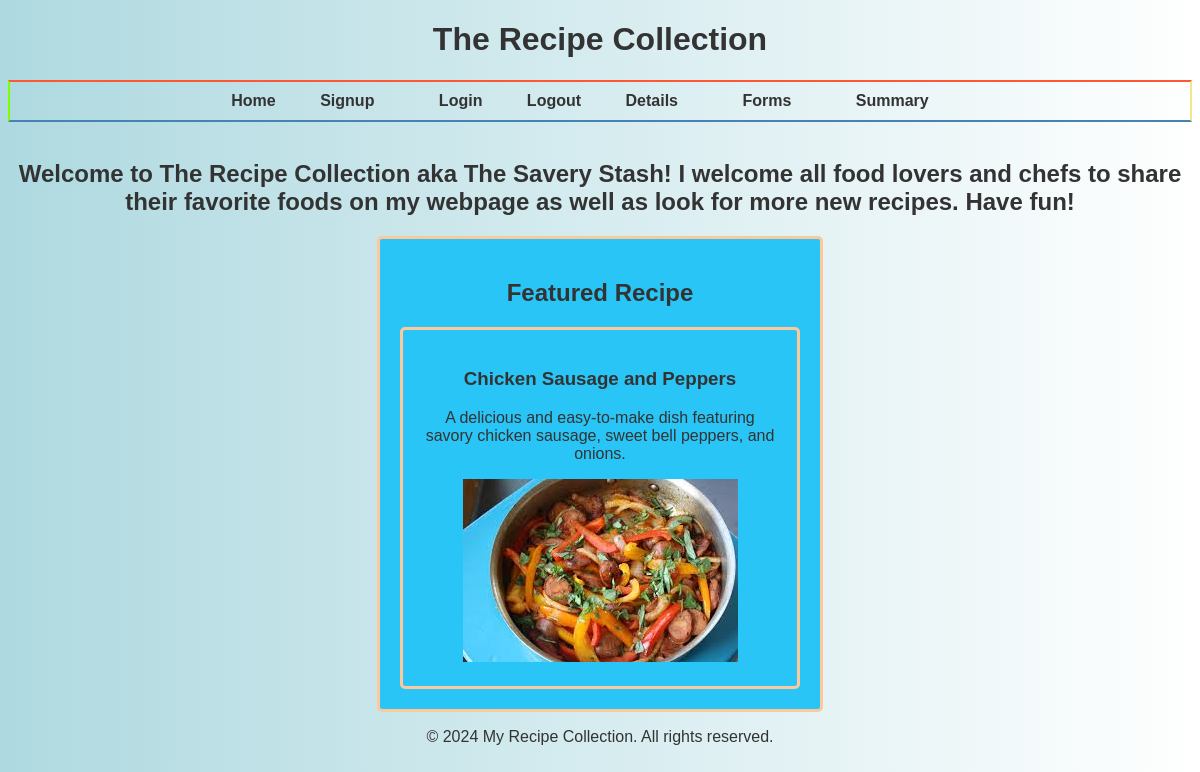
The app's page /mainpage.php with its own data.
### tables this page shows
CREATE TABLE Recipes (
    Recipe_id INT AUTO_INCREMENT PRIMARY KEY,
    Title VARCHAR(255),
    Description TEXT,
    Ingredients TEXT,
    Instructions TEXT,
    `Image path` VARCHAR(255),
    Category_id INT,
    User_id INT,
    Created_at TIMESTAMP DEFAULT CURRENT_TIMESTAMP,
    Updated_at TIMESTAMP DEFAULT CURRENT_TIMESTAMP ON UPDATE CURRENT_TIMESTAMP
);

### mainpage.php (the view, shortened to what this page needs)
<!DOCTYPE html>
<html lang="en">
<head>
</head>
<body>
    <header>
    <?php
echo "<div style='text-align: center;'>";
echo "<h1>The Recipe Collection";
echo "</div>";
?>
      <nav>
            <ul>
                <li><a href="mainpage.php">Home</a></li>
                <li><a href="Signup.php">Signup</a><li>
                <li><a href="Login.php">Login</a></li>
                <li><a href="Logout.php">Logout</a></li>
                <li><a href="Details.php">Details</a><li>
                <li><a href="FoodForums.php">Forms</a><li>
                <li><a href="Summary.php">Summary</a><li>
            </ul>
        </nav>
    </header>
    <?php
echo "<div style='text-align: center;'>";
echo "<br><h2>Welcome to The Recipe Collection aka The Savery Stash! I welcome all food lovers and chefs to share their favorite foods on my webpage as well as look for more new recipes. Have fun!";
echo "</div>";
?>
        <section class="recipe-card">
        <?php
echo "<div style='text-align: center;'>";
echo "<h2>Featured Recipe";
echo "</div>";
?>
            <?php
            function fetchRandomFeaturedRecipe() {
                try {
                    $pdo = new PDO('mysql:host=localhost;dbname=recipes', 'webapp', 'Apples');
                    $pdo->setAttribute(PDO::ATTR_ERRMODE, PDO::ERRMODE_EXCEPTION);
                    $sql = "SELECT * FROM recipes ORDER BY RAND() LIMIT 1";
                    $stmt = $pdo->query($sql);
                    if ($stmt) {
                        return $stmt->fetch(PDO::FETCH_ASSOC);
                    }
                    return false;
                } catch (PDOException $e) {
                    die("Could not connect to the database 'recipes' : " . $e->getMessage());
                }
            }
            $featuredRecipe = fetchRandomFeaturedRecipe();
            if ($featuredRecipe !== false && isset($featuredRecipe['Title']) && isset($featuredRecipe['Description'])) {
                echo "<div class='recipe-card'>";
                echo "<h3>" . htmlspecialchars($featuredRecipe['Title']) . "</h3>";
                echo "<p>" . htmlspecialchars($featuredRecipe['Description']) . "</p>";
                $imagePath = "assets/food pics/" . htmlspecialchars($featuredRecipe['Image path']);
                if (file_exists($imagePath)) {
                    echo "<img src='" . $imagePath . "' alt='" . htmlspecialchars($featuredRecipe['Title']) . "'>";
                } else {
                    echo "Image not found.";
                }
                echo "</div>";
            } else {
                echo "<p>No featured recipe found</p>";
            }
            ?>
        </section>
    <footer>
    <?php
echo "<div style='text-align: center;'>";
echo "<p>&copy; 2024 My Recipe Collection. All rights reserved.</p>";
echo "</div>";
?>
    </footer>
</body>
</html>

### mainpage.php (style rules this page uses)
.recipe-card { text-align: center; margin: 0 auto; max-width: 400px; }

### records on screen
recipes: Title "Chicken Sausage and Peppers", Description "A delicious and easy-to-make dish featuring savory chicken sausage, sweet bell peppers, and onions.", Image path (picture)
